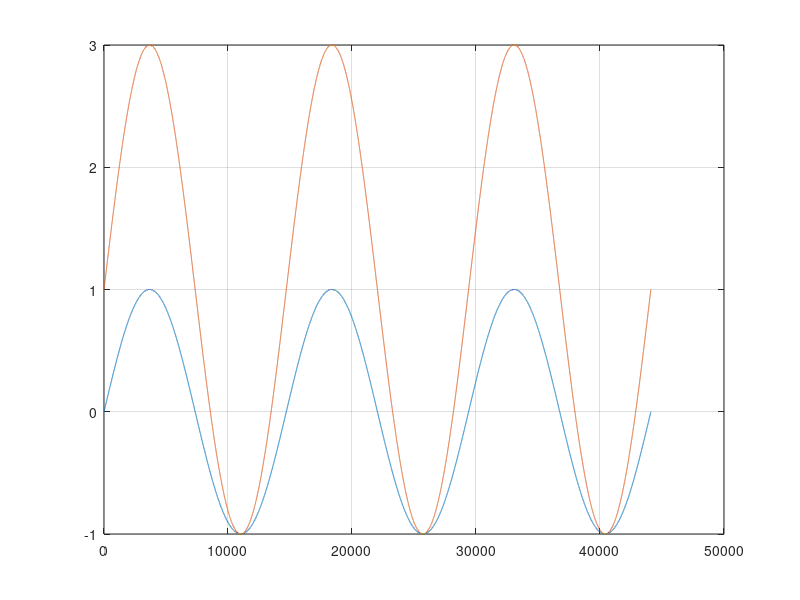

This figure's MATLAB source:
clc , clear all , close all
%%
% DC OFFSET
gain = 2; offSet = 1;
fs = 44100; Ts = 1 / fs; t = 0 : Ts : 1; t = t(:); % t = t(:) columna en 1 seg hay 44100 muestras
frec = 3 ;
in = sin(2 * pi * frec * t); 
out = [];
plot(in );hold on; grid on;
for n = 1 : length(in)
    out(n,1) = in(n,1)* gain + offSet;
end

plot(out); hold off;
